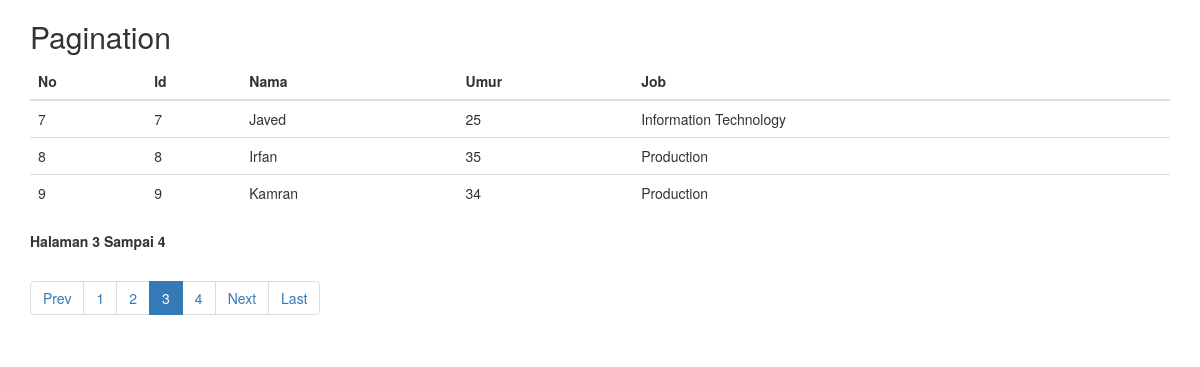
The page /tugas10/index.php?page=3 on the database its author committed.
### tables this page shows
CREATE TABLE `pagination_table` (
  `id` int(10) NOT NULL,
  `name` varchar(250) NOT NULL,
  `age` int(10) NOT NULL,
  `job` varchar(250) NOT NULL
);

### tugas10/index.php (the view, shortened to what this page needs)
<!DOCTYPE html>
<html lang="en">
<head>
    <link rel="stylesheet" href="css/bootstrap.min.css">
</head>
<body>
<div class="container">
  <h2>Pagination</h2>
  <table class="table">
    <thead>
      <tr>
        <th>No</th>
        <th>Id</th>
        <th>Nama</th>
        <th>Umur</th>
        <th>Job</th>
      </tr>
    </thead>
    <tbody>
    <?php
        include "koneksi.php";
        if(isset($_GET['page']) && $_GET['page'] !="" ){
            $page = $_GET['page'];
        }else{
            $page = 1;
        }
        $total_data_page = 3;
        $offset = ($page - 1) * $total_data_page;
        $next_page = $page + 1;
        $prev_page = $page - 1;
        $result = $conn->query("SELECT * FROM pagination_table");
        $total_records = mysqli_num_rows($result);
        $total_no_page = ceil($total_records/$total_data_page);
        $resultPerPage = $conn->query("SELECT * FROM pagination_table
            LIMIT $offset,$total_data_page");
    ?>
    <?php $no = $offset+1; ?>
    <?php  while($row = mysqli_fetch_assoc($resultPerPage)) : ?>
        <tr>
            <td><?= $no; ?></td>
            <td><?= $row['id']; ?></td>
            <td><?= $row['name']; ?></td>
            <td><?= $row['age']; ?></td>
            <td><?= $row['job']; ?></td>
        </tr>
        <?php $no++; ?>
        <?php endwhile; ?>
    </tbody>
  </table>
  <strong><p>Halaman <?php echo $page; ?> Sampai <?php echo $total_no_page; ?></p></strong>
  <ul class="pagination">
        <li <?php if($page <=1 ) {echo "class='disabled'";}  ?>>
            <a <?php if ($page > 1 ) { echo "href='?page=$prev_page'"; } ?>>Prev</a>
        </li>
        <?php
            if ($total_no_page > 10){
                if($page<=4){
                    for($i = 1 ; $i < 8 ; $i++){
                        if($i == $page){
                            echo "<li class='active'><a>$i</a></li>";
                        }else{
                            echo "<li><a href='?page=$i'>$i</a><li>";
                        }
                    }
                    echo "<li><a>...</a></li>";
                    echo "<li><a href='?page=$total_no_page'>$total_no_page</a></li>";
                }
                else if ($page > 4 && $page < $total_no_page - 4 ){
                    echo "<li><a href='?page=1'>1</a></li>";
                    echo "<li><a>...</a></li>";
                    for ($i = $page - 3 ; $i<= $page + 3; $i++){
                        if($i == $page){
                            echo "<li class='active'><a>$i</a></li>";
                        }else{
                            echo "<li><a href='?page=$i'>$i</a><li>";
                        }
                    }
                    echo "<li><a>...</a></li>";
                    echo "<li><a href='?page=$total_no_page'>$total_no_page</a></li>";
                }
                else{
                    echo "<li><a href='?page=1'>1</a></li>";
                    echo "<li><a>...</a></li>";
                    for($i = $total_no_page - 7; $i <= $total_no_page; $i++ ){
                        if($i == $page){
                            echo "<li class='active'><a>$i</a></li>";
                        }else{
                            echo "<li><a href='?page=$i'>$i</a><li>";
                        }
                    }
                }
            }
            else if ( $total_no_page <= 10 ){
                for ($i = 1 ; $i <=$total_no_page;$i++){
                    if($i == $page){
                        echo "<li class='active'><a>$i</a></li>";
                    }else{
                        echo "<li><a href='?page=$i'>$i</a><li>";
                    }
                }
            }
        ?>
        <li <?php if($page >= $total_no_page) { echo "class='disabled'"; } ?>>
            <a <?php if ($page < $total_no_page ) { echo "href='?page=$next_page'"; }?>>Next</a>
        </li>
        <?php if ($page < $total_no_page){
           echo "<li><a href='?page=$total_no_page'>Last</a></li>";
        }?>
  </ul>
</div>
</body>
</html>

### rows shown on the page
pagination_table: id "7", name "Javed", age "25", job "Information Technology"
pagination_table: id "8", name "Irfan", age "35", job "Production"
pagination_table: id "9", name "Kamran", age "34", job "Production"

### other values the page prints
$page "3"
$total_no_page "4"
